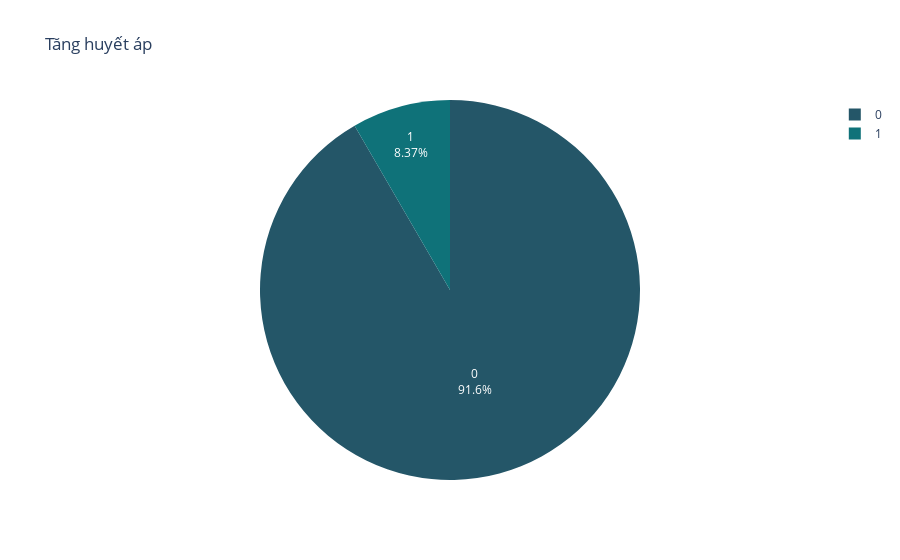

The code cell stored with this chart in its notebook:
### Code cell
hypertension = dict(data_raw['hypertension'].value_counts())

fig = px.pie(names = hypertension.keys(),values = hypertension.values(),title = 'Tăng huyết áp',color_discrete_sequence=px.colors.sequential.Aggrnyl)
fig.update_traces(textposition='inside', textinfo='percent+label')

### Figure 1 — Plotly figure (JSON) as saved in the notebook; plotly's stock layout.template omitted (floating-point values rounded to 4 significant figures)
{"data": [{"domain": {"x": [0, 1], "y": [0, 1]}, "hovertemplate": "label=%{label}<br>value=%{value}<extra></extra>", "labels": [0, 1], "legendgroup": "", "name": "", "showlegend": true, "textinfo": "percent+label", "textposition": "inside", "type": "pie", "values": [3206, 293]}], "layout": {"legend": {"tracegroupgap": 0}, "piecolorway": ["rgb(36, 86, 104)", "rgb(15, 114, 121)", "rgb(13, 143, 129)", "rgb(57, 171, 126)", "rgb(110, 197, 116)", "rgb(169, 220, 103)", "rgb(237, 239, 93)"], "title": {"text": "Tăng huyết áp"}}}
